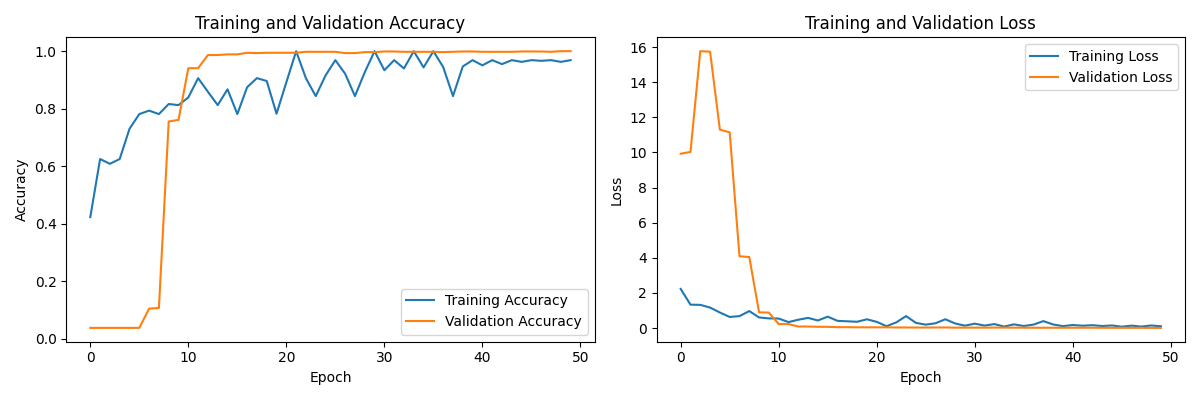
#> input picture training_history.png, 1200 x 400 px
$ python -i processor.py   (imports and definitions only)
#> lines starting #> are read from the running program, lines starting #| are printed output that depends on the picture; after the words box and inside, x2 and y2 are one past the last pixel; in counts of white or black regions, pixels touching at a corner belong together
#> further down, picture is the input picture: shape (400, 1200, 3); mean B, G, R 248.1, 248.5, 248.8
import cv2
import numpy as np

def preprocess_frame(frame, target_size=(128, 128)):
    """Process frame for model input"""
#> called with target_size = (128, 128)
    gray = cv2.cvtColor(frame, cv2.COLOR_BGR2GRAY)
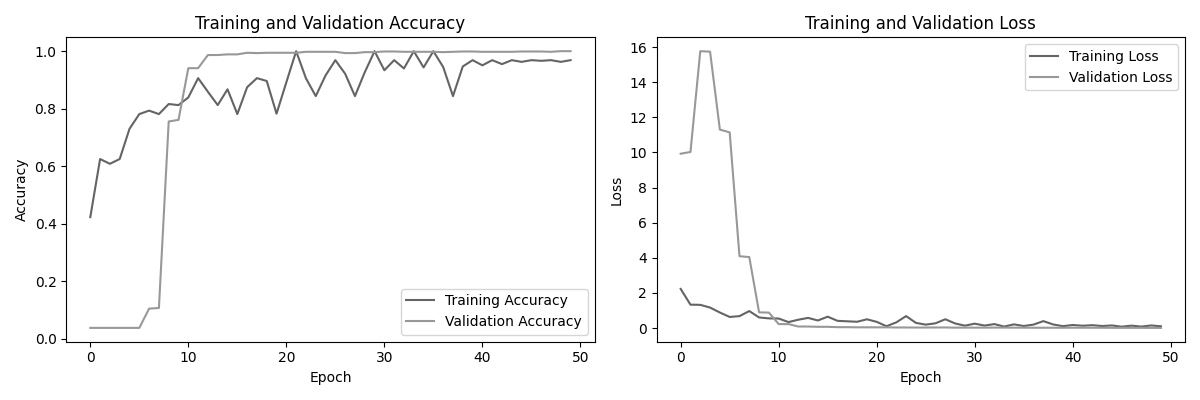
#> gray: shape (400, 1200); min 0, max 255, mean 248.5
    blur = cv2.GaussianBlur(gray, (5, 5), 2)
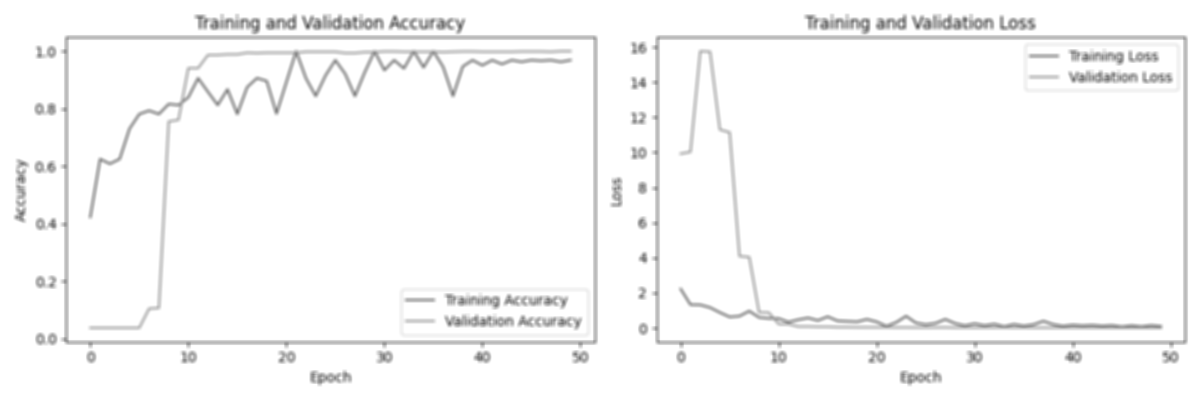
#> blur: shape (400, 1200); min 94, max 255, mean 248.6
    thresh = cv2.adaptiveThreshold(
        blur, 255,
        cv2.ADAPTIVE_THRESH_GAUSSIAN_C,
        cv2.THRESH_BINARY_INV, 11, 2
    )
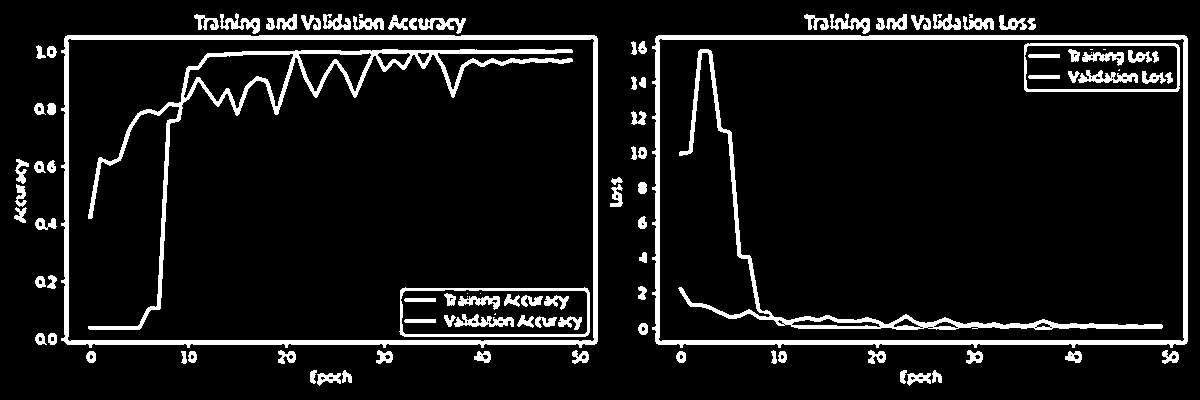
#> thresh: shape (400, 1200); 8.9% white; 105 white regions (10 under 20 px), largest, box (x1, y1, x2, y2) and area: (652, 35, 1188, 348) 8361, (61, 35, 598, 348) 8344, (88, 49, 573, 330) 6403
    processed = cv2.resize(thresh, target_size)
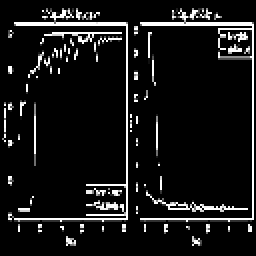
#> processed: shape (128, 128) (shown 2 times larger); min 0, max 255, mean 22.3
    return np.expand_dims(processed, axis=-1)

>>> import cv2
>>> picture = cv2.imread('training_history.png')
>>> result = preprocess_frame(picture)
